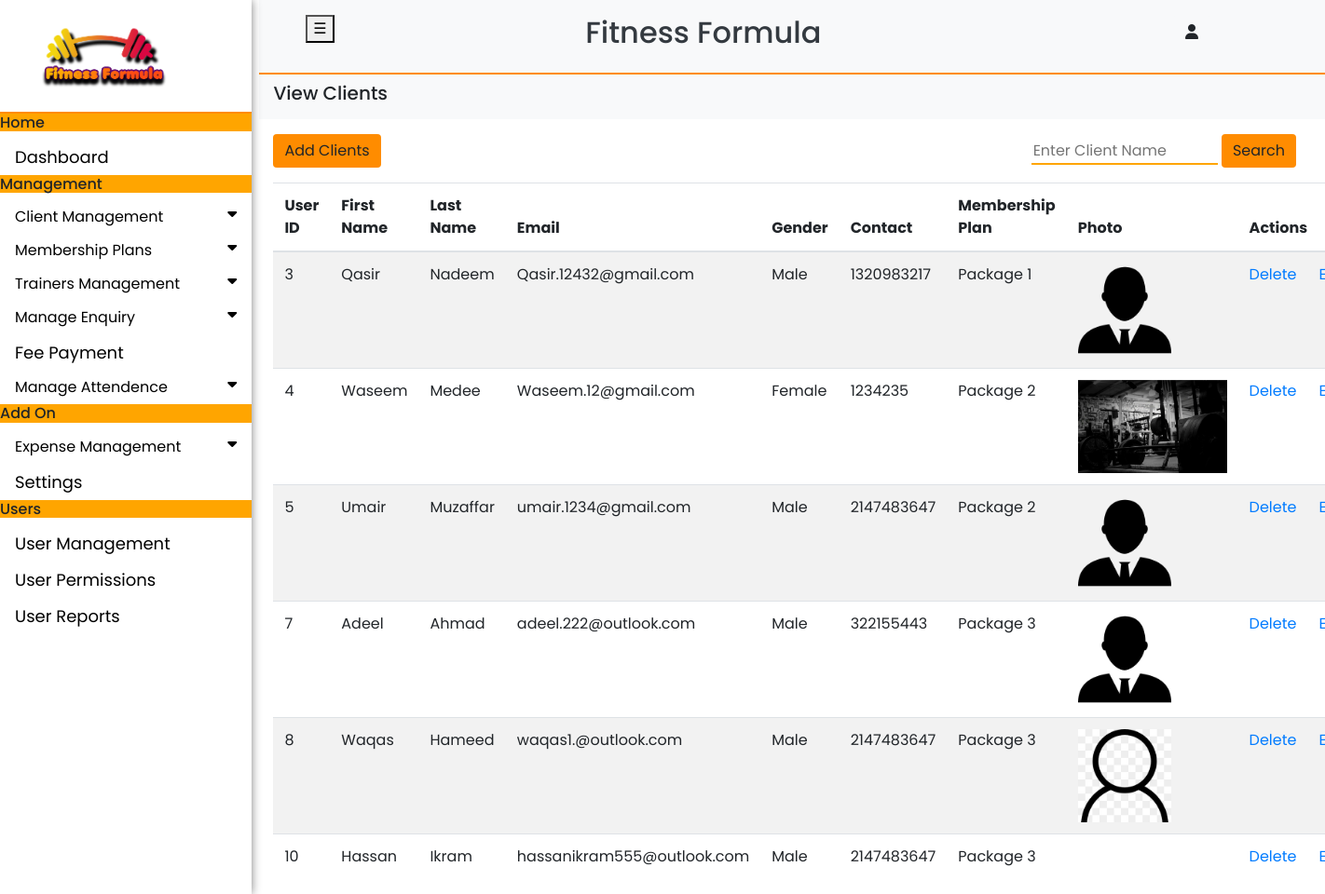
The page /View_Client.php on the database its author committed.
### tables this page shows
CREATE TABLE `clients` (
  `FirstName` varchar(255) NOT NULL,
  `LastName` varchar(255) NOT NULL,
  `Email` varchar(255) NOT NULL,
  `Photo` varchar(255) NOT NULL,
  `Gender` varchar(255) NOT NULL,
  `Birth` date DEFAULT NULL,
  `Reason` varchar(255) NOT NULL,
  `Contact` int(11) NOT NULL,
  `Address` varchar(255) NOT NULL,
  `Package` varchar(255) NOT NULL,
  `id` int(9) NOT NULL AUTO_INCREMENT,
  `Created_ON` date NOT NULL DEFAULT current_timestamp(),
  `Updated_ON` date NOT NULL DEFAULT current_timestamp(),
  `Package_Fee` int(8) NOT NULL,
  PRIMARY KEY (`id`)
);

### View_Client.php (the view, shortened to what this page needs)
<!DOCTYPE html>
<html>
<head>
	<link rel="stylesheet" type="text/css" href="assets/css/bootstrap.css">
	<link rel="stylesheet" type="text/css" href="assets/style.css">
</head>
<body>
	<div class="container-fluid">
	<div class="sidenav" id="mysidebar">
	<a href="#" style="border-bottom: 2px solid darkorange;"><img src="Logo.png" style="height: 6em; width: 10em ;"></a>
  	<h6 style="background: orange;">Home</h6>
  	<a href="loged.php">Dashboard</a>
  	<h6 style="background: orange;">Management</h6>
  	<button class="dropdown-btn">Client Management
    <i class="fa fa-caret-down"></i>
  	</button>
  	<button class="dropdown-btn">Membership Plans
    <i class="fa fa-caret-down"></i>
  	</button>
    <button class="dropdown-btn">Trainers Management
    <i class="fa fa-caret-down"></i>
    </button>
  	<button class="dropdown-btn">Manage Enquiry
    <i class="fa fa-caret-down"></i>
  	</button>
    <a href="Payment.php">Fee Payment</a>
  	<button class="dropdown-btn">Manage Attendence
    <i class="fa fa-caret-down"></i>
  	</button>
  	<h6 style="background: orange;">Add On</h6>
  	<button class="dropdown-btn">Expense Management
    <i class="fa fa-caret-down"></i>
  	</button>
  	<a href="Settings.php">Settings</a>
  	<h6 style="background: orange;">Users</h6>
  	<a href="Add_User.php">User Management</a>
  	<a href="Permissions.php">User Permissions</a>
  	<a href="Reports.php">User Reports</a>
	</div>
<div class="main" id="main">
  <div class="row py-3 bg-light text-dark text-center" style="border-bottom: 2px solid darkorange">
  <div class="col-sm-1">
     <button id="closebtn" onclick="closeNav();">&#9776;</button>
  </div>
  <div class="col-sm-8">
    <h2>Fitness Formula</h2>
  </div>
  <div class="col-sm-3">
  <div class="dropdown">
  <button type="button" class="btn btn-light" data-toggle="dropdown">
    <i class="fas fa-user"></i>
  </button>
</div>
  </div>
</div>
<div class="row bg-light py-2">
  <div class="col-sm-12">
      <h5>View Clients</h5>
  </div>
</div>
<?php
$connection = new mysqli('localhost','root','','clients');
$selectQuery=$connection->query("SELECT * FROM `clients`");
?>
<a href="Add_Client.php"><button class="btn btn-warning my-3 float-left">Add Clients</button></a>
<form class="search my-3 px-3 float-right" method="post">
  <input type="text" name="search" class="search-input" placeholder="Enter Client Name" >
  <input type="submit" name="check" value="Search" class="btn btn-warning">
</form>
<table class="table table-striped">
  <thead>
    <tr>
      <th>User ID</th>
      <th>First Name</th>
      <th>Last Name</th>
      <th>Email</th>
      <th>Gender</th>
      <th>Contact</th>
      <th>Membership Plan</th>
      <th>Photo</th>
      <th colspan="2">Actions</th>
    </tr>
  </thead>
  <tbody>
<?php
    if(isset($_POST["check"])){
      $search=$_POST["search"];
      $searchQuery=$connection->query("SELECT * FROM clients WHERE FirstName='".$search."'");
      if(empty($search)){
    while($data = $selectQuery->fetch_assoc()):
        ?>
    <tr>
      <td><?=$data['id'];?></td>
      <td><?=$data['FirstName'];?></td>
      <td><?=$data['LastName'];?></td>
      <td><?=$data['Email'];?></td>
      <td><?=$data['Gender'];?></td>
      <td><?=$data['Contact'];?></td>
      <td><?=$data['Package'];?></td>
      <td><?php echo '<img src="'.$data['Photo'].'" height="100px"   '?></td>
      <?php echo "<td><a href=action/Delete.php?id=".$data['id'].">Delete</a></td>"; ?>
      <?php echo "<td><a href=action/Update.php?id=".$data['id'].">Edit</a></td>"; ?>
    </tr>
      <?php endwhile;
    }
      else if ($searchQuery->num_rows > 0) {
    while($data = $searchQuery->fetch_assoc()):
      ?>
      <tr>
      <td><?=$data['id'];?></td>
      <td><?=$data['FirstName'];?></td>
      <td><?=$data['LastName'];?></td>
      <td><?=$data['Email'];?></td>
      <td><?=$data['Gender'];?></td>
      <td><?=$data['Contact'];?></td>
      <td><?=$data['Package'];?></td>
      <td><?php echo '<img src="'.$data['Photo'].'" height="100px" >'?></td>
      <?php echo "<td><a href=action/Delete.php?id=".$data['id']." >Delete</a></td>"; ?>
      <?php echo "<td><a href=action/Update.php?id=".$data['id'].">Edit</a></td>"; ?>
      </tr>
  <?php endwhile;
}
    else{
    ?>
    <tr>
    <td colspan="11">
    <?php echo "<h2>Your Data not Found</h2>" ?>
    </td>
    </tr>
    <?php
  }
  }
  else {
    while($data = $selectQuery->fetch_assoc()):
        ?>
    <tr>
      <td><?=$data['id'];?></td>
      <td><?=$data['FirstName'];?></td>
      <td><?=$data['LastName'];?></td>
      <td><?=$data['Email'];?></td>
      <td><?=$data['Gender'];?></td>
      <td><?=$data['Contact'];?></td>
      <td><?=$data['Package'];?></td>
      <td><?php echo '<img src="'.$data['Photo'].'" height="100px" >'?></td>
      <?php echo "<td><a href=action/Delete.php?id=".$data['id'].">Delete</a></td>"; ?>
      <?php echo "<td><a href=action/Update.php?id=".$data['id'].">Edit</a></td>"; ?>
    </tr>
      <?php endwhile;
    }
?>
  </tbody>
</table>
</div>
</body>
</html>

### assets/style.css (style rules this page uses)
body { font-family: 'Poppins'; height: auto; }
.btn-warning { background-color: darkorange; border: none; }
.sidenav { height: 100%; width: 19%; position: fixed; z-index: 1; top: 0; left: 0; background-color: white; overflow-x: hidden; overflow-y:hidden; box-shadow: 0px 0px 10px gray; transition: 1s ease; }
.sidenav a { padding: 6px 8px 6px 16px; text-decoration: none; font-size: 18px; color: black; display: block; }
.main { width: 80%; height: all; margin-left: 20%; padding: 0px; }
.dropdown-btn { padding: 6px 8px 6px 16px; text-decoration: none; display: block; border: none; background: none; width:100%; text-align: left; cursor: pointer; outline: none; }
.fa-caret-down { float: right; padding-right: 8px; }

### View_Client.php (style rules this page uses)
.sidenav { height: 100%; width: 19%; position: fixed; z-index: 1; top: 0; left: 0; background-color: white; overflow-x: hidden; overflow-y:hidden; box-shadow: 0px 0px 10px gray; transition: 1s ease; }
.sidenav a { padding: 6px 8px 6px 16px; text-decoration: none; font-size: 18px; color: black; display: block; }
.main { width: 80%; height: all; margin-left: 20%; padding: 0px; }
.dropdown-btn { padding: 6px 8px 6px 16px; text-decoration: none; display: block; border: none; background: none; width:100%; text-align: left; cursor: pointer; outline: none; }
.fa-caret-down { float: right; padding-right: 8px; }
.search-input { border: none; outline: none; border-bottom: 2px solid orange; width: 200px; }

### rows shown on the page
clients: id "3", FirstName "Qasir", LastName "Nadeem", Email "Qasir.12432@gmail.com", Gender "Male", Contact "1320983217", Package "Package 1", Photo (picture)
clients: id "4", FirstName "Waseem", LastName "Medee", Email "Waseem.12@gmail.com", Gender "Female", Contact "1234235", Package "Package 2", Photo (picture)
clients: id "5", FirstName "Umair", LastName "Muzaffar", Email "umair.1234@gmail.com", Gender "Male", Contact "2147483647", Package "Package 2", Photo (picture)
clients: id "7", FirstName "Adeel", LastName "Ahmad", Email "adeel.222@outlook.com", Gender "Male", Contact "322155443", Package "Package 3", Photo (picture)
clients: id "8", FirstName "Waqas", LastName "Hameed", Email "waqas1.@outlook.com", Gender "Male", Contact "2147483647", Package "Package 3", Photo (picture)
clients: id "10", FirstName "Hassan", LastName "Ikram", Email "hassanikram555@outlook.com", Gender "Male", Contact "2147483647", Package "Package 3"
